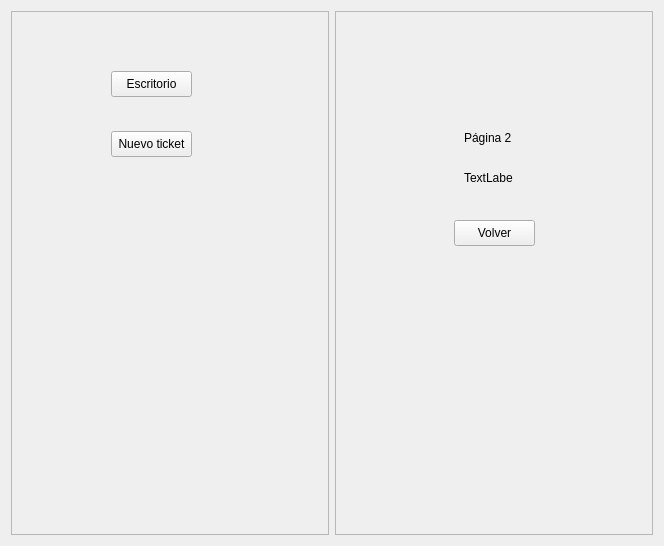
<?xml version="1.0" encoding="UTF-8"?>
<ui version="4.0">
 <class>Frame</class>
 <widget class="QFrame" name="Frame">
  <property name="geometry">
   <rect>
    <x>0</x>
    <y>0</y>
    <width>664</width>
    <height>546</height>
   </rect>
  </property>
  <property name="windowTitle">
   <string>Frame</string>
  </property>
  <layout class="QHBoxLayout" name="horizontalLayout">
   <item>
    <widget class="QFrame" name="sidebar_frame">
     <property name="layoutDirection">
      <enum>Qt::LayoutDirection::LeftToRight</enum>
     </property>
     <property name="frameShape">
      <enum>QFrame::Shape::StyledPanel</enum>
     </property>
     <property name="frameShadow">
      <enum>QFrame::Shadow::Raised</enum>
     </property>
     <widget class="QPushButton" name="btn_dashboard">
      <property name="geometry">
       <rect>
        <x>100</x>
        <y>60</y>
        <width>81</width>
        <height>26</height>
       </rect>
      </property>
      <property name="text">
       <string>Escritorio</string>
      </property>
     </widget>
     <widget class="QPushButton" name="btn_nuevo_ticket">
      <property name="geometry">
       <rect>
        <x>100</x>
        <y>120</y>
        <width>81</width>
        <height>26</height>
       </rect>
      </property>
      <property name="text">
       <string>Nuevo ticket</string>
      </property>
     </widget>
    </widget>
   </item>
   <item>
    <widget class="QFrame" name="content_frame">
     <property name="frameShape">
      <enum>QFrame::Shape::StyledPanel</enum>
     </property>
     <property name="frameShadow">
      <enum>QFrame::Shadow::Raised</enum>
     </property>
     <widget class="QStackedWidget" name="stackedWidget">
      <property name="geometry">
       <rect>
        <x>-1</x>
        <y>9</y>
        <width>311</width>
        <height>511</height>
       </rect>
      </property>
      <property name="currentIndex">
       <number>1</number>
      </property>
      <widget class="QWidget" name="page">
       <widget class="QLabel" name="label">
        <property name="geometry">
         <rect>
          <x>110</x>
          <y>70</y>
          <width>49</width>
          <height>16</height>
         </rect>
        </property>
        <property name="text">
         <string>Página 1</string>
        </property>
       </widget>
       <widget class="QLineEdit" name="input_nombre">
        <property name="geometry">
         <rect>
          <x>80</x>
          <y>120</y>
          <width>113</width>
          <height>26</height>
         </rect>
        </property>
       </widget>
       <widget class="QPushButton" name="btn_enviar_datos">
        <property name="geometry">
         <rect>
          <x>100</x>
          <y>180</y>
          <width>81</width>
          <height>26</height>
         </rect>
        </property>
        <property name="text">
         <string>Enviar datos</string>
        </property>
       </widget>
      </widget>
      <widget class="QWidget" name="page_2">
       <widget class="QLabel" name="label_2">
        <property name="geometry">
         <rect>
          <x>130</x>
          <y>110</y>
          <width>49</width>
          <height>16</height>
         </rect>
        </property>
        <property name="text">
         <string>Página 2</string>
        </property>
       </widget>
       <widget class="QLabel" name="label_bienvenida">
        <property name="geometry">
         <rect>
          <x>130</x>
          <y>150</y>
          <width>49</width>
          <height>16</height>
         </rect>
        </property>
        <property name="text">
         <string>TextLabel</string>
        </property>
       </widget>
       <widget class="QPushButton" name="btn_volver">
        <property name="geometry">
         <rect>
          <x>120</x>
          <y>200</y>
          <width>81</width>
          <height>26</height>
         </rect>
        </property>
        <property name="text">
         <string>Volver</string>
        </property>
       </widget>
      </widget>
     </widget>
    </widget>
   </item>
  </layout>
 </widget>
 <resources/>
 <connections/>
</ui>
